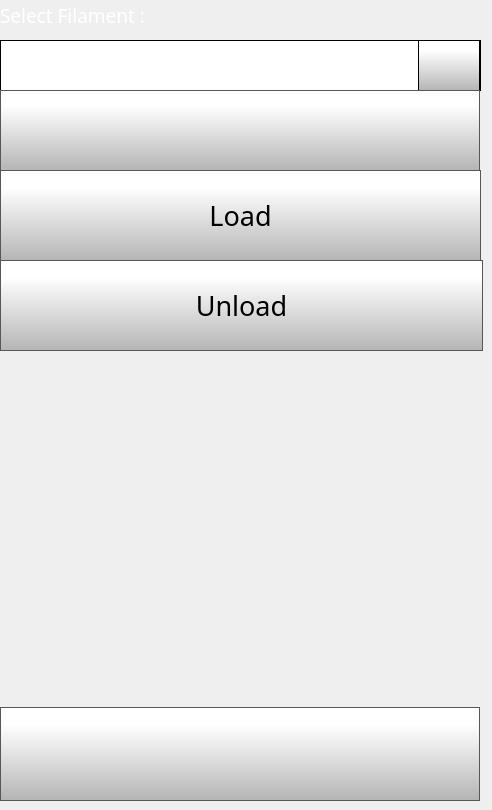
    <widget class="QWidget" name="changeFilamentPage">
     <widget class="QLabel" name="selectFilamentlabel">
      <property name="geometry">
       <rect>
        <x>0</x>
        <y>0</y>
        <width>381</width>
        <height>31</height>
       </rect>
      </property>
      <property name="font">
       <font>
        <family>Gotham Light</family>
        <pointsize>14</pointsize>
        <weight>50</weight>
        <bold>false</bold>
       </font>
      </property>
      <property name="styleSheet">
       <string notr="true">color: rgb(255, 255, 255);</string>
      </property>
      <property name="text">
       <string>Select Filament :</string>
      </property>
     </widget>
     <widget class="QComboBox" name="changeFilamentComboBox">
      <property name="geometry">
       <rect>
        <x>0</x>
        <y>40</y>
        <width>481</width>
        <height>51</height>
       </rect>
      </property>
      <property name="font">
       <font>
        <family>Gotham</family>
        <pointsize>24</pointsize>
       </font>
      </property>
      <property name="styleSheet">
       <string notr="true"> QScrollBar:vertical {
     border: 1px solid black;
border-radius: 5px;
    background-color: rgb(40,40,40);
     width: 60px;
     margin: 67px 0 67px 0;
 }

/* Sets up the color and height of handle */
QScrollBar::handle:vertical {
border-radius: 5px;
background: qlineargradient(spread:pad, x1:0, y1:1, x2:0, y2:0.188, stop:0 rgba(180, 180, 180, 255), stop:1 rgba(255, 255, 255, 255));
min-height: 7px;
}


QScrollBar::add-line:vertical {
     border: 1px solid black;
background: qlineargradient(spread:pad, x1:0, y1:1, x2:0, y2:0.188, stop:0 rgba(180, 180, 180, 255), stop:1 rgba(255, 255, 255, 255));
     height:65px;
border-radius: 5px;
     subcontrol-position: bottom;
     subcontrol-origin: margin;
 }

 QScrollBar::sub-line:vertical {
     border: 1px solid black;
background: qlineargradient(spread:pad, x1:0, y1:1, x2:0, y2:0.188, stop:0 rgba(180, 180, 180, 255), stop:1 rgba(255, 255, 255, 255));
     height: 65px;
border-radius: 5px;
     subcontrol-position: top;
     subcontrol-origin: margin;
 }

QScrollBar::up-arrow:vertical {
 image: url(./templates/img/arrows.png);
    width: 40px;
    height: 40px;
 padding: 5px;
 }
QScrollBar::down-arrow:vertical {
 image: url(./templates/img/arrows-5.png);
    width: 40px;
    height: 40px;
 padding: 5px;
 }

/* need this to get rid of crosshatching on scrollbar background */
QScrollBar::add-page:vertical, QScrollBar::sub-page:vertical {
background: none;
}

QComboBox {
border: 1px solid black;
    padding: 0px 18px 0px 3px;
    min-width: 6em;

}

QComboBox::item {
	color: rgb(255, 255, 255);
}

QComboBox:editable {
    background: white;
}

QComboBox:!editable, QComboBox::drop-down:editable {
background: white;
}

/* QComboBox gets the &quot;on&quot; state when the popup is open */
QComboBox:!editable:on, QComboBox::drop-down:editable:on {
background: white;
}


QComboBox::drop-down {
border-left: 1px solid black;
border-right: 1px solid black;
	background-color: qlineargradient(spread:pad, x1:0, y1:1, x2:0, y2:0.188, stop:0 rgba(180, 180, 180, 255), stop:1 rgba(255, 255, 255, 255));
    width: 60px;
     height: 50px;

}

QComboBox::down-arrow {

image: url(./templates/img/arrows-5.png);
width: 30px;
height: 30px;

}


QComboBox QAbstractItemView {
    selection-background-color: rgb(40, 40, 40);
    background: white;
}</string>
      </property>
      <property name="editable">
       <bool>false</bool>
      </property>
      <property name="maxVisibleItems">
       <number>8</number>
      </property>
      <property name="iconSize">
       <size>
        <width>30</width>
        <height>30</height>
       </size>
      </property>
     </widget>
     <widget class="QPushButton" name="changeFilamentLoadButton">
      <property name="geometry">
       <rect>
        <x>0</x>
        <y>170</y>
        <width>481</width>
        <height>91</height>
       </rect>
      </property>
      <property name="font">
       <font>
        <family>Gotham</family>
        <pointsize>20</pointsize>
       </font>
      </property>
      <property name="styleSheet">
       <string notr="true">QPushButton {
     border: 1px solid rgb(87, 87, 87);
	background-color: qlineargradient(spread:pad, x1:0, y1:1, x2:0, y2:0.188, stop:0 rgba(180, 180, 180, 255), stop:1 rgba(255, 255, 255, 255));


}

QPushButton:pressed {
    background-color: qlineargradient(x1: 0, y1: 0, x2: 0, y2: 1,
                                      stop: 0 #dadbde, stop: 1 #f6f7fa);
}

QPushButton:flat {
    border: none; /* no border for a flat push button */
}

QPushButton:default {
    border-color: navy; /* make the default button prominent */
}

QPushButton:focus {
	outline: none;
}</string>
      </property>
      <property name="text">
       <string>Load</string>
      </property>
      <property name="icon">
       <iconset>
        <normaloff>templates/img/load.png</normaloff>templates/img/load.png</iconset>
      </property>
      <property name="iconSize">
       <size>
        <width>60</width>
        <height>60</height>
       </size>
      </property>
     </widget>
     <widget class="QPushButton" name="toolToggleChangeFilamentButton">
      <property name="geometry">
       <rect>
        <x>0</x>
        <y>90</y>
        <width>480</width>
        <height>81</height>
       </rect>
      </property>
      <property name="minimumSize">
       <size>
        <width>0</width>
        <height>0</height>
       </size>
      </property>
      <property name="font">
       <font>
        <family>Gotham</family>
        <pointsize>30</pointsize>
       </font>
      </property>
      <property name="styleSheet">
       <string notr="true">QPushButton {
     border: 1px solid rgb(87, 87, 87);
	background-color: qlineargradient(spread:pad, x1:0, y1:1, x2:0, y2:0.188, stop:0 rgba(180, 180, 180, 255), stop:1 rgba(255, 255, 255, 255));
}

QPushButton:pressed {
    background-color: qlineargradient(x1: 0, y1: 0, x2: 0, y2: 1,
                                      stop: 0 #dadbde, stop: 1 #f6f7fa);
}

QPushButton:flat {
    border: none; /* no border for a flat push button */
}

QPushButton:default {
    border-color: navy; /* make the default button prominent */
}

QPushButton:focus {
	outline: none;
}</string>
      </property>
      <property name="text">
       <string/>
      </property>
      <property name="icon">
       <iconset>
        <normaloff>templates/img/NozzleSelect_0.png</normaloff>
        <normalon>templates/img/NozzleSelect_1.png</normalon>templates/img/NozzleSelect_0.png</iconset>
      </property>
      <property name="iconSize">
       <size>
        <width>120</width>
        <height>50</height>
       </size>
      </property>
      <property name="checkable">
       <bool>true</bool>
      </property>
      <property name="checked">
       <bool>false</bool>
      </property>
      <property name="autoDefault">
       <bool>false</bool>
      </property>
      <property name="default">
       <bool>false</bool>
      </property>
      <property name="flat">
       <bool>false</bool>
      </property>
     </widget>
     <widget class="QPushButton" name="changeFilamentUnloadButton">
      <property name="geometry">
       <rect>
        <x>0</x>
        <y>260</y>
        <width>483</width>
        <height>91</height>
       </rect>
      </property>
      <property name="font">
       <font>
        <family>Gotham</family>
        <pointsize>20</pointsize>
       </font>
      </property>
      <property name="styleSheet">
       <string notr="true">QPushButton {
     border: 1px solid rgb(87, 87, 87);
	background-color: qlineargradient(spread:pad, x1:0, y1:1, x2:0, y2:0.188, stop:0 rgba(180, 180, 180, 255), stop:1 rgba(255, 255, 255, 255));


}

QPushButton:pressed {
    background-color: qlineargradient(x1: 0, y1: 0, x2: 0, y2: 1,
                                      stop: 0 #dadbde, stop: 1 #f6f7fa);
}

QPushButton:flat {
    border: none; /* no border for a flat push button */
}

QPushButton:default {
    border-color: navy; /* make the default button prominent */
}

QPushButton:focus {
	outline: none;
}</string>
      </property>
      <property name="text">
       <string>Unload</string>
      </property>
      <property name="icon">
       <iconset>
        <normaloff>templates/img/unload.png</normaloff>templates/img/unload.png</iconset>
      </property>
      <property name="iconSize">
       <size>
        <width>60</width>
        <height>60</height>
       </size>
      </property>
     </widget>
     <widget class="QPushButton" name="changeFilamentBackButton">
      <property name="geometry">
       <rect>
        <x>0</x>
        <y>707</y>
        <width>480</width>
        <height>94</height>
       </rect>
      </property>
      <property name="minimumSize">
       <size>
        <width>0</width>
        <height>0</height>
       </size>
      </property>
      <property name="font">
       <font>
        <family>Gotham Light</family>
        <pointsize>9</pointsize>
       </font>
      </property>
      <property name="styleSheet">
       <string notr="true">QPushButton {
     border: 1px solid rgb(87, 87, 87);
	background-color: qlineargradient(spread:pad, x1:0, y1:1, x2:0, y2:0.188, stop:0 rgba(180, 180, 180, 255), stop:1 rgba(255, 255, 255, 255));


}

QPushButton:pressed {
    background-color: qlineargradient(x1: 0, y1: 0, x2: 0, y2: 1,
                                      stop: 0 #dadbde, stop: 1 #f6f7fa);
}

QPushButton:flat {
    border: none; /* no border for a flat push button */
}

QPushButton:default {
    border-color: navy; /* make the default button prominent */
}

QPushButton:focus {
	outline: none;
}</string>
      </property>
      <property name="text">
       <string/>
      </property>
      <property name="icon">
       <iconset>
        <normaloff>templates/img/arrows-4.png</normaloff>templates/img/arrows-4.png</iconset>
      </property>
      <property name="iconSize">
       <size>
        <width>50</width>
        <height>50</height>
       </size>
      </property>
      <property name="checkable">
       <bool>false</bool>
      </property>
      <property name="autoDefault">
       <bool>false</bool>
      </property>
      <property name="default">
       <bool>false</bool>
      </property>
      <property name="flat">
       <bool>false</bool>
      </property>
     </widget>
    </widget>
